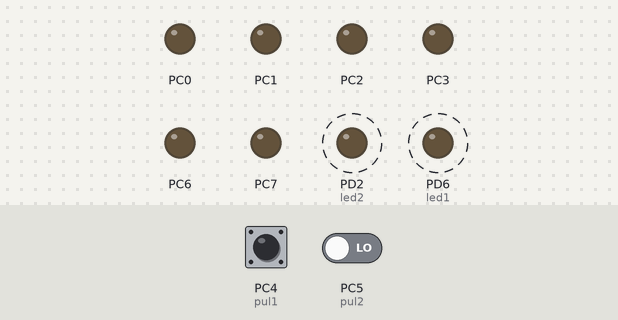
A program run on a simulated ATmega328P, built with avr-gcc and emulated at 8 MHz. Parts: output pins drawn as LEDs (lit = HIGH). Dashed ring = blinking. Inputs (shaded band) come from the test bench; at power-on: PC4 (pul1) HIGH, PC5 (pul2) LOW.

Above: at 0.09 s.
Timing chart, 0 to 4.1 s (numbered marks = the images above):
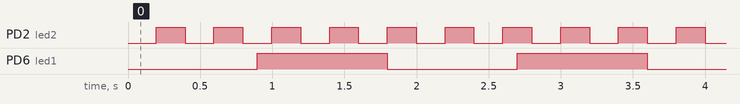

The program:

main.cpp
```cpp
/*
 * solucion2_3.cpp
 *
 * Created: 18/03/2024 9:42:53 a. m.
 * Author : vsvrr
 */
#define F_CPU 8000000UL
#include <avr/io.h>
#include <util/delay.h>

#define op 0
#define led1 PD6
#define led2 PD2
#define pul1 PC4
#define pul2 PC5

uint8_t contadorD1 = 0;
uint8_t contadorD2 = 0;
uint8_t modo = 0; // 0 = modo1, 1 = modo2

void modo1(void);
void modo2(void);

int main(void) {
	DDRD |= (1<<led1)|(1<<led2); // Definiendo puertos de los leds como salida
	PORTD &= ~((1<<led1)|(1<<led2)); // Apagar los LEDs inicialmente
	DDRC = 0b11001111;

	while (1) {
		if ((PINC & (1<<pul1)) == op && (PINC & (1<<pul2)) != op) {
			modo = 0; // Cambiar al modo1
			} else if ((PINC & (1<<pul1)) != op && (PINC & (1<<pul2)) == op) {
			modo = 1; // Cambiar al modo2
		}

		if (modo == 0) {
			modo1();
			} else {
			modo2();
		}
		_delay_ms(5);
	}
}

void modo1(void) {
	contadorD1++;
	contadorD2++;

	if (contadorD1 == 80) { // 0.4s
		PORTD ^= (1<<led1); // Invertir el estado del LED1
		contadorD1 = 0;
	}

	if (contadorD2 == 140) { // 0.7s
		PORTD ^= (1<<led2); // Invertir el estado del LED2
		contadorD2 = 0;
	}
}

void modo2(void) {
	contadorD1++;
	contadorD2++;

	if (contadorD1 == 180) { // 0.9s
		PORTD ^= (1<<led1); // Invertir el estado del LED1
		contadorD1 = 0;
	}

	if (contadorD2 == 40) { // 0.2s
		PORTD ^= (1<<led2); // Invertir el estado del LED2
		contadorD2 = 0;
	}
}
```

Measured:
- by itself, PD2 (led2): alternates HIGH for 0.20 s and LOW for 0.20 s
- by itself, PD6 (led1): alternates HIGH for 0.90 s and LOW for 0.90 s
- by itself, everything shown: repeats every 3.6 s, in 20 steps
